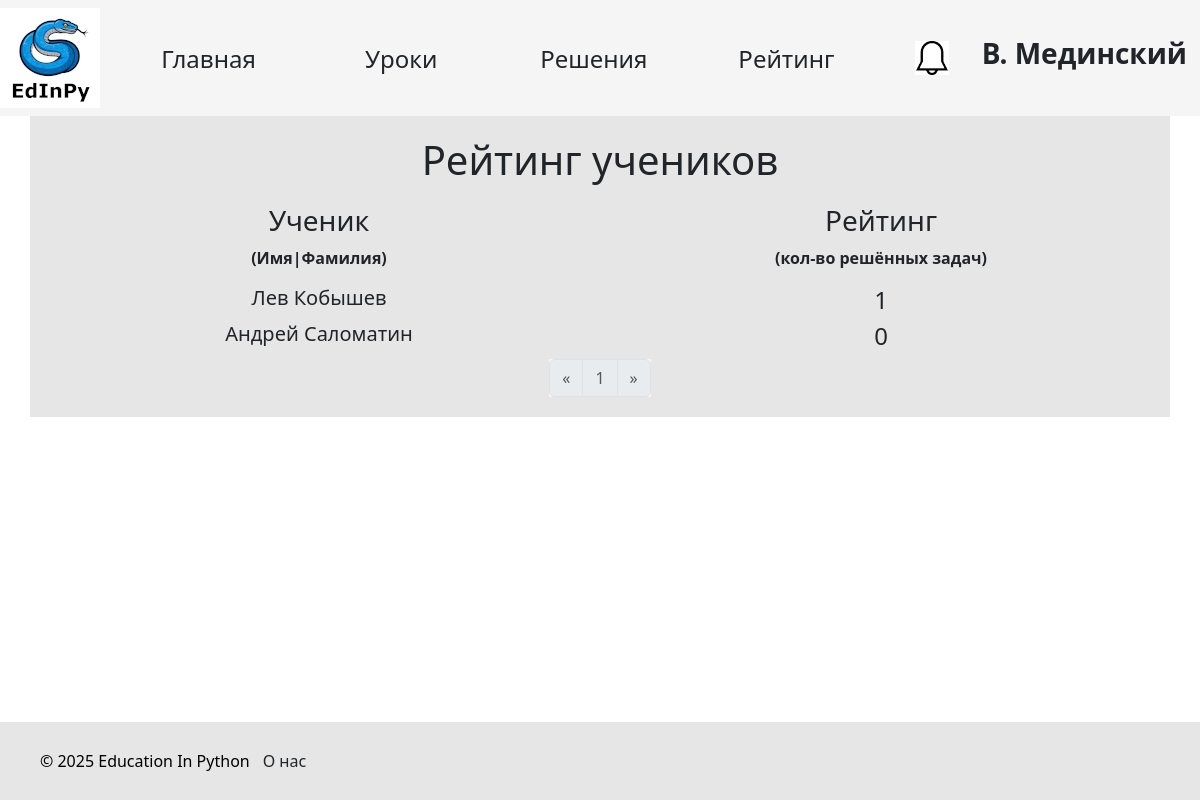
Screenshot of /rating (signed in) with the database file from the repository.
### data/teachers.py (models this page shows, shortened)
class Teacher(SqlAlchemyBase, UserMixin):
    __tablename__ = 'teachers'
    id = sqlalchemy.Column(sqlalchemy.Integer, primary_key=True, autoincrement=True)
    name = sqlalchemy.Column(sqlalchemy.String, nullable=True)
    surname = sqlalchemy.Column(sqlalchemy.String, nullable=True)
    age = sqlalchemy.Column(sqlalchemy.Integer, nullable=True)
    email = sqlalchemy.Column(sqlalchemy.String, index=True, unique=True, nullable=False)
    students = sqlalchemy.Column(sqlalchemy.String, index=True, unique=True, nullable=False)
    hashed_password = sqlalchemy.Column(sqlalchemy.String, nullable=False)
    image_name = sqlalchemy.Column(sqlalchemy.Text, nullable=True, unique=True)
    student = orm.relationship("Student")
    def has_notifications(self):
        with create_session() as db_sess:
            result = db_sess.query(TeacherNotification).filter(TeacherNotification.teacher_id == current_user.id,
                                                               TeacherNotification.is_read == False).first()
            return result is not None

### data/students.py (models this page shows, shortened)
class Student(SqlAlchemyBase, UserMixin):
    __tablename__ = 'students'
    id = sqlalchemy.Column(sqlalchemy.Integer, primary_key=True, autoincrement=True)
    name = sqlalchemy.Column(sqlalchemy.String, nullable=True)
    surname = sqlalchemy.Column(sqlalchemy.String, nullable=True)
    age = sqlalchemy.Column(sqlalchemy.Integer, nullable=True)
    email = sqlalchemy.Column(sqlalchemy.String, index=True, unique=True, nullable=False)
    hashed_password = sqlalchemy.Column(sqlalchemy.String, nullable=False)
    completed_tasks = sqlalchemy.Column(sqlalchemy.Integer, default=0)
    teacher_id = sqlalchemy.Column(sqlalchemy.Integer, sqlalchemy.ForeignKey("teachers.id"))
    teacher = orm.relationship('Teacher', back_populates='student')
    task = orm.relationship('Solution', back_populates='student')
    image_name = sqlalchemy.Column(sqlalchemy.Text, nullable=True, unique=True)

### main.py (the view)
@app.route('/rating')
def rating():
    page_arg = request.args.get('page')
    if not page_arg:
        page_arg = 0
    else:
        page_arg = int(page_arg) - 1
    if page_arg < 0:
        page_arg = 0
    page_limit = 20
    with db_session.create_session() as db_sess:
        cnt = db_sess.query(Student).count()
        if page_arg * page_limit >= cnt and cnt:
            return redirect('/rating')
        users = db_sess.query(Student) \
            .order_by(Student.completed_tasks.desc(), Student.surname.asc(), Student.name.asc()).limit(page_limit) \
            .offset(page_arg * page_limit).all()
        pages = []
        for i in range(page_arg - 2, page_arg + 3):
            if i >= 0 and i * page_limit < cnt:
                page = Page(f"/rating?page={i + 1}", i + 1)
                if i == page_arg:
                    page.enabled = False
                pages.append(page)
        prev_page = Page(f"/rating?page={page_arg}")
        next_page = Page(f"/rating?page={page_arg + 2}")
        if page_arg - 1 < 0:
            prev_page.enabled = False
        if (page_arg + 1) * page_limit >= cnt:
            next_page.enabled = False
        return render_template('rating.html', users=users, pages=pages, prev_page=prev_page, next_page=next_page)

### data/db_session.py (called while the page is built)
def create_session() -> Session:
    global __factory
    return __factory()

### main.py (called while the page is built)
@login_manager.user_loader
def load_user(id):
    try:
        id, cl = id.split("|")
        if cl not in USER_CLASSES:
            raise Exception
        with db_session.create_session() as db_sess:
            return Session.get(entity=USER_CLASSES[cl], ident=id, self=db_sess)  # создание сессии
    except Exception:
        return None

### templates/rating.html (shortened to what this page needs)
{% extends "base.html" %} {% block content %} {% if users %}
<h1>Рейтинг учеников</h1>
<div class="container w-90 text-center">
  <div class="row">
    <div class="col">
      <h3>Ученик</h3>
      <p><b>(Имя|Фамилия)</b></p>
    </div>
    <div class="col">
      <h3>Рейтинг</h3>
      <p><b>(кол-во решённых задач)</b></p>
    </div>
  </div>
  {% for user in users %}
  <div class="row">
    <div class="col">
      <h5>{{ user.name }} {{ user.surname }}</h5>
    </div>
    <div class="col">
      <h4>{{ user.completed_tasks }}</h4>
    </div>
  </div>
  {% endfor %}
  <div class="d-flex justify-content-center">
    <nav aria-label="Page navigation">
      <ul class="pagination">
        <li class="page-item">
          <a
            class="page-link {{ 'disabled' if not prev_page.enabled }}"
            href="{{ prev_page.link }}"
            aria-label="Previous"
          >
            <span aria-hidden="true">&laquo;</span>
          </a>
        </li>
        {% for page in pages %}
        <li class="page-item {{ 'disabled' if not page.enabled }}">
          <a href="{{ page.link }}" class="page-link">{{page.name }}</a>
        </li>
        {% endfor %}
        <li class="page-item {{ 'disabled' if not next_page.enabled }}">
          <a href="{{ next_page.link }}" class="page-link" aria-label="Next">
            <span aria-hidden="true">&raquo;</span>
          </a>
        </li>
      </ul>
    </nav>
  </div>
</div>
{% else %}
<div class="container mx-auto">
  <p class="fs-3 text-center">Еще ни один ученик не зарегистрировался</p>
</div>
{% endif %} {% endblock %}

### templates/base.html (shortened to what this page needs)
<!DOCTYPE html>
<html lang="ru">
  <head>
    <link
      href="https://cdn.jsdelivr.net/npm/bootstrap@5.3.3/dist/css/bootstrap.min.css"
      rel="stylesheet"
    />
    <link rel="stylesheet" href="../static/css/style.css" />
    <link rel="stylesheet" href="../static/css/base.css" />
  </head>
  <body>
    <header>
      <nav class="navbar navbar-light">
        <div class="logo">
          <a href="/">
            <img src="{{url_for('static', filename='edinpy.png')}}" />
          </a>
        </div>
        <div class="nav_buttons">
          <a href="/" type="button" class="btn main_page">Главная</a>
          <a href="/lessons" type="button" class="btn lessons">Уроки</a>
          {% if current_user.is_authenticated and
          current_user.__class__.__name__ == 'Teacher' %}
          <a href="/check_solutions" type="button" class="btn solutions"
            >Решения</a
          >
          {% endif %}
          <a href="/rating" type="button" class="btn rating">Рейтинг</a>
        </div>
        <div class="account">
          <div class="notifications">
            {% if current_user.is_authenticated %} {% if
            current_user.__class__.__name__ in ['Student', 'Teacher'] and
            current_user.has_notifications() %}
            <a href="/notifications">
              <img src="{{ url_for('static', filename='bell_black.png') }}" />
            </a>
            {% else %}
            <a href="/notifications"
              ><img src="{{ url_for('static', filename='bell_white.png') }}"
            /></a>
            {% endif %}
          </div>
          <div class="profile">
            <div class="profile_user">
              <a href="/profile" class="btn"
                ><h3>
                  <b>{{ current_user.name[0] }}. {{ current_user.surname }}</b>
                </h3></a
              >
            </div>
          {% endif %}
        </div>
      </nav>
    </header>
    <main role="main" class="container">{% block content %}{% endblock %}</main>
    <br /><br /><br /><br />
    <div id="footer">
      <div class="container ms-auto">
        <p>&copy; 2025 Education In Python</p>
        <a href="/about_us" class="btn about_us">О нас</a>
      </div>
    </div>
  </body>
</html>

### static/css/style.css (style rules this page uses)
h1 { text-align: center; margin: 10px auto; }

### static/css/base.css (style rules this page uses)
nav { background-color: rgb(245, 245, 245); }
.logo { align-self: flex-start; background-color: rgb(245, 245, 245); }
div.nav_buttons { flex-grow: 1; display: flex; justify-content: space-evenly; flex-wrap: wrap; }
nav > div.nav_buttons a.main_page, nav > div.nav_buttons a.lessons, nav > div.nav_buttons a.solutions, nav > div.nav_buttons a.rating { width: 7em; height: 2em; font-size: 150%; }
div.notifications { width: 33.75px; align-self: center; margin: 0 20px; }
div.notifications img { width: 100%; background-color: rgb(245, 245, 245); }
.account { display: flex; }
#footer { position: fixed; left: 0; bottom: 0; padding: 10px; background: rgb(230, 230, 230); color: black; width: 100%; }
#footer .container { display: flex; flex-direction: row; justify-content: start; }
#footer .container p { margin: 0; align-self: center; }

### templates/rating.html (style rules this page uses)
.container { background: rgb(230, 230, 230); padding: 10px; }
.pagination { margin: 0; }

### rows the page displays
Teacher: name "В", surname "Мединский"
Student: name "Лев", surname "Кобышев", completed_tasks "1"
Student: name "Андрей", surname "Саломатин", completed_tasks "0"

### other values shown
{{ page.name }} "1"
